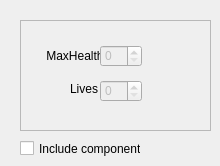
   <widget class="QWidget" name="tab_5">
    <attribute name="title">
     <string>Health</string>
    </attribute>
    <widget class="QFrame" name="frame_13">
     <property name="geometry">
      <rect>
       <x>20</x>
       <y>20</y>
       <width>191</width>
       <height>111</height>
      </rect>
     </property>
     <property name="frameShape">
      <enum>QFrame::StyledPanel</enum>
     </property>
     <property name="frameShadow">
      <enum>QFrame::Raised</enum>
     </property>
     <widget class="QLabel" name="label_38">
      <property name="geometry">
       <rect>
        <x>23</x>
        <y>28</y>
        <width>61</width>
        <height>16</height>
       </rect>
      </property>
      <property name="text">
       <string> MaxHealth</string>
      </property>
     </widget>
     <widget class="QLabel" name="label_39">
      <property name="geometry">
       <rect>
        <x>50</x>
        <y>62</y>
        <width>47</width>
        <height>13</height>
       </rect>
      </property>
      <property name="text">
       <string>Lives</string>
      </property>
     </widget>
     <widget class="QSpinBox" name="spinBox_4">
      <property name="enabled">
       <bool>false</bool>
      </property>
      <property name="geometry">
       <rect>
        <x>80</x>
        <y>60</y>
        <width>42</width>
        <height>22</height>
       </rect>
      </property>
     </widget>
     <widget class="QSpinBox" name="spinBox_5">
      <property name="enabled">
       <bool>false</bool>
      </property>
      <property name="geometry">
       <rect>
        <x>80</x>
        <y>25</y>
        <width>42</width>
        <height>22</height>
       </rect>
      </property>
     </widget>
     <widget class="QCheckBox" name="checkBox_10">
      <property name="geometry">
       <rect>
        <x>0</x>
        <y>120</y>
        <width>121</width>
        <height>17</height>
       </rect>
      </property>
      <property name="text">
       <string>Include component</string>
      </property>
     </widget>
    </widget>
    <widget class="QCheckBox" name="checkBox_6">
     <property name="geometry">
      <rect>
       <x>20</x>
       <y>140</y>
       <width>121</width>
       <height>17</height>
      </rect>
     </property>
     <property name="text">
      <string>Include component</string>
     </property>
    </widget>
   </widget>
